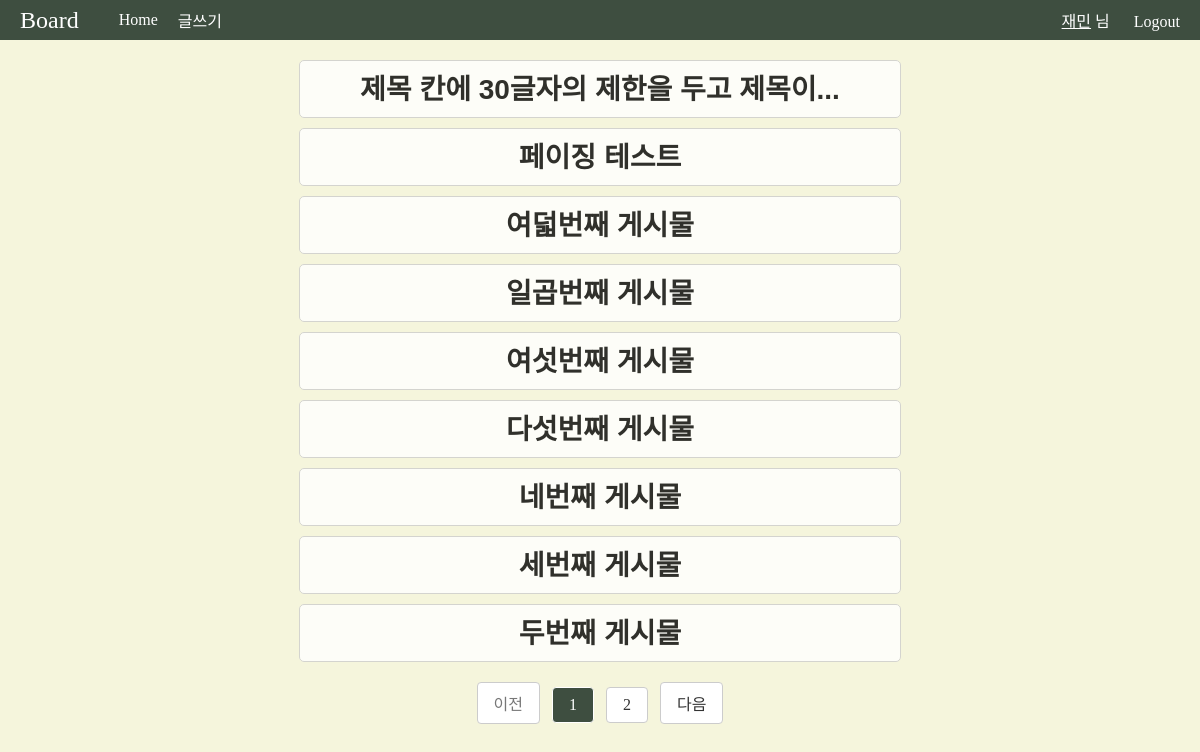
The page /blog/post (signed in) on the database its author committed.
### apps/blog/models.py (models this page shows, shortened)
class User(db.Model, UserMixin):
    __tablename__ = "users"
    id = db.Column(db.Integer, primary_key=True)
    nickname = db.Column(db.String, unique=True, index=True)
    email = db.Column(db.String, unique=True, index=True)
    password_hash = db.Column(db.String)
    created_at = db.Column(db.DateTime, default=datetime.now)
    @property
    def password(self):
        raise AttributeError("읽어들일 수 없음")

class Post(db.Model):
    __tablename__ = "posts"
    id = db.Column(db.Integer, primary_key=True)
    title = db.Column(db.String, index=True)
    content = db.Column(db.String, index=True)
    created_at = db.Column(db.DateTime, default=datetime.now)
    updated_at = db.Column(db.DateTime, default=datetime.now, onupdate=datetime.now)

### apps/blog/views.py (the view)
@blog.route("/post")
def post():
    page = request.args.get('page', type=int, default=1)
    posts_query = Post.query.order_by(Post.created_at.desc())
    posts_paginated = posts_query.paginate(page=page, per_page=9)
    return render_template("blog/post.html", posts=posts_paginated)

### apps/blog/models.py (called while the page is built)
@login_manager.user_loader
def load_user(user_id):
    return User.query.get(user_id)

### apps/blog/templates/blog/post.html
{% extends 'blog/layout.html' %}
{% block content %}
<link rel="stylesheet" href="{{ url_for('blog.static', filename='post.css') }}">
<link rel="stylesheet" href="{{ url_for('blog.static', filename='page.css') }}">
{% for post in posts.items %}
<div class="post" id="main_post">
    <div class="post-title">
        <h1><a class="main_title" href="{{ url_for('blog.detail', post_id=post.id) }}">{{ post.title | truncate(30)}}</a></h1>
    </div>
</div>
{% endfor %}
<div class="pagination">
    <ul>
        {% if posts.has_prev %}
        <li class="page-item">
            <a class="page-link" href="?page={{ posts.prev_num }}">이전</a>
        </li>
        {% else %}
        <li class="page-item disabled">
            <span class="page-link">이전</span>
        </li>
        {% endif %}
        {% for page_num in posts.iter_pages() %}
        {% if page_num %}
        {% if page_num == posts.page %}
        <li class="page-item active">
            <span class="page-link">{{ page_num }}</span>
        </li>
        {% else %}
        <li class="page-item">
            <a class="page-link" href="?page={{ page_num }}">{{ page_num }}</a>
        </li>
        {% endif %}
        {% else %}
        <li class="page-item disabled">
            <span class="page-link">...</span>
        </li>
        {% endif %}
        {% endfor %}
        {% if posts.has_next %}
        <li class="page-item">
            <a class="page-link" href="?page={{ posts.next_num }}">다음</a>
        </li>
        {% else %}
        <li class="page-item disabled">
            <span class="page-link">다음</span>
        </li>
        {% endif %}
    </ul>
</div>
{% endblock %}

### apps/blog/templates/blog/layout.html (shortened to what this page needs)
<!DOCTYPE html>
<html lang="ko">
<head>
    <link rel="stylesheet" href="{{ url_for('blog.static', filename='layout.css') }}">
</head>
<body>
    <div class="top-bar">
        <div class="title">
            <span>Board</span>
        </div>
        <div class="home">
            <a href="{{ url_for('blog.post') }}">Home</a>
        </div>
        <div class="write">
        <a href="{{ url_for('blog.create_post') }}">글쓰기</a>
        </div>
        <div class="login">
            <a>
            {% if current_user.is_authenticated %}
            <a id="nick" href="{{ url_for('auth.edit_user', user_id=current_user.id) }}">{{ current_user.nickname }}</a> 님
                <span><a href="{{ url_for('auth.logout') }}">Logout</a></span>
            {% else %}
                <span><a href="{{ url_for('auth.login') }}">Login</a></span>
            {% endif %}
            </a>
        </div>
    </div>
        {% block content %}{% endblock %}
</body>
</html>

### apps/blog/static/layout.css (style rules this page uses)
html { height: 100vh; background-color:#f5f5dc; }
body { margin: auto; padding: auto; }
a { text-decoration: none; color: inherit; }
.top-bar { height: 40px; display: flex; justify-content: space-between; align-items: center; background-color: #3e4e40; color: white; margin-bottom: 20px; }
.title { font-size: 24px; margin-right: 20px; padding-left: 20px; }
.write { margin-right: auto; }
.login { margin-right: 20px; }
a { text-decoration: none; color: inherit; margin-left: 20px; }
#nick { text-decoration: underline; color: inherit; }

### apps/blog/static/post.css (style rules this page uses)
.post { background-color: rgb(255, 255, 255); opacity: 0.8; margin-bottom: 20px; border: 1px solid #ccc; border-radius: 5px; margin-left: 30px; margin-right: 30px; padding-bottom: 0px; }
#main_post { width: 50%; text-align: center; margin: 0 auto; margin-bottom: 10px; }
.main_title { margin: 0; white-space: nowrap; overflow: hidden; text-overflow: ellipsis; }
.post-title { margin-left: 20px; margin-right: 20px; margin-bottom: 10px; }
.post-title h1 { padding-top: 6px; margin: 0; font-size: 28px; font-family: 'Orbit-Regular', sans-serif; }

### apps/blog/static/page.css (style rules this page uses)
.pagination { margin-top: 20px; text-align: center; }
.pagination ul { list-style: none; padding: 0; margin: 0; }
.pagination li { display: inline-block; }
.pagination a, .pagination span { display: inline-block; padding: 8px 16px; margin: 0 4px; color: #333; background-color: #fff; border: 1px solid #ccc; border-radius: 4px; text-decoration: none; }
.pagination .active span { background-color: #3e4e40; color: #fff; border-color: #fff; cursor: default; }
.pagination .disabled span { color: #777; pointer-events: none; }

### rows shown on the page
User: nickname "재민"
Post: title "제목 칸에 30글자의 제한을 두고 제목이..."
Post: title "페이징 테스트"
Post: title "여덟번째 게시물"
Post: title "일곱번째 게시물"
Post: title "여섯번째 게시물"
Post: title "다섯번째 게시물"
Post: title "네번째 게시물"
Post: title "세번째 게시물"
Post: title "두번째 게시물"

### other values the page prints
{{ page_num }} "1"
{{ page_num }} "2"
